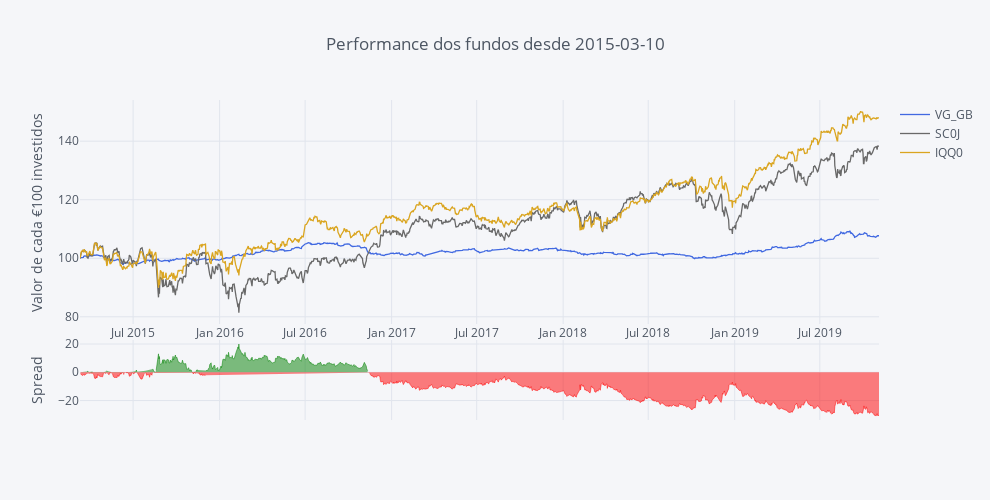

Source (notebook cell):
### Markdown cell above
**Dica:** A interactividade dos gráficos da plotly permite:

    . Zoom (mantenham o clique e arrastem o cursor em simultâneo, em cima do gráfico);
    . Tem uma lista de opções que aparece se forem com o cursor ao canto superior direito;
    . Façam duplo clique no gráfico ou seleccionem a opção Autoscale/Reset Axes para voltar ao normal;
    . Alterem a opção de 'Compare data on hoover' para 'Show closest data on hoover' se vos for mais conveniente;
    . Se clicarem num nome na legenda esse fundo desaparece (clicando de novo ele volta a apetecer).

### Code cell
# Making Color Palette
Palette = ['rgb(255, 153, 51)',     # 1 - orange
            'royalblue',            # 2 - Royalblue
            '#708090',              # 3 - Grey
            'rgb(128, 0, 128)',     # 4 - Indigo
            'rgb(219, 64, 82)',     # 5 - Red
            'rgb(0, 128, 128)',     # 6 - Teal
            '#191970',              # 7 - Navy
            'rgb(128, 128, 0)',     # 8 - Olive
            '#00BFFF',              # 9 - Water Blue
            'rgb(128, 177, 211)']   # 10 - 

fundos.iplot(title='Performance dos fundos desde ' + Begin, yTitle='Valor de cada €100 investidos', color=['royalblue', 'dimgrey', 'goldenrod'], kind='spread', dimensions=dimensions)

### Figure 1 — Plotly figure (JSON) as saved in the notebook; plotly's stock layout.template omitted (floating-point values rounded to 4 significant figures; data arrays with more than 128 entries replaced by an {"elided": "..."} marker saying what was removed)
{"data": [{"line": {"color": "rgba(65, 105, 225, 1.0)", "dash": "solid", "shape": "linear", "width": 1.3}, "mode": "lines", "name": "VG_GB", "text": "", "type": "scatter", "uid": "dc23d87c-ece0-4ffa-a170-020cf9675736", "x": {"elided": "1216 str values"}, "y": {"elided": "1216 float values"}}, {"line": {"color": "rgba(105, 105, 105, 1.0)", "dash": "solid", "shape": "linear", "width": 1.3}, "mode": "lines", "name": "SC0J", "text": "", "type": "scatter", "uid": "cf0826ec-de9c-435d-b2ba-1170436b430c", "x": {"elided": "1216 str values"}, "y": {"elided": "1216 float values"}}, {"line": {"color": "rgba(218, 165, 32, 1.0)", "dash": "solid", "shape": "linear", "width": 1.3}, "mode": "lines", "name": "IQQ0", "text": "", "type": "scatter", "uid": "0aad74b5-78fb-4fbe-a314-c11b883dae3f", "x": {"elided": "1216 str values"}, "y": {"elided": "1216 float values"}}, {"connectgaps": false, "fill": "tozeroy", "line": {"color": "green", "dash": "solid", "shape": "linear", "width": 0.5}, "mode": "lines", "name": "Spread", "showlegend": false, "type": "scatter", "uid": "a41aa19e-6817-4f79-a326-64656b1c07ae", "x": {"elided": "1216 str values"}, "xaxis": "x2", "y": {"elided": "1216 mixed values"}, "yaxis": "y2"}, {"connectgaps": false, "fill": "tozeroy", "line": {"color": "red", "dash": "solid", "shape": "linear", "width": 0.5}, "mode": "lines", "name": "Spread", "showlegend": false, "type": "scatter", "uid": "7c2a5f4c-ff0e-432b-bcee-dfdb28226e52", "x": {"elided": "1216 str values"}, "xaxis": "x2", "y": {"elided": "1216 mixed values"}, "yaxis": "y2"}], "layout": {"height": 500, "hovermode": "x", "legend": {"bgcolor": "#F5F6F9", "font": {"color": "#4D5663"}}, "paper_bgcolor": "#F5F6F9", "plot_bgcolor": "#F5F6F9", "title": {"font": {"color": "#4D5663"}, "text": "Performance dos fundos desde 2015-03-10"}, "width": 990, "xaxis": {"autorange": true, "gridcolor": "#E1E5ED", "range": ["2015-03-10", "2019-11-04"], "showgrid": true, "tickfont": {"color": "#4D5663"}, "title": {"font": {"color": "#4D5663"}, "text": ""}, "type": "date", "zerolinecolor": "#E1E5ED"}, "xaxis2": {"anchor": "y2", "autorange": true, "gridcolor": "#E1E5ED", "range": ["2015-03-10", "2019-11-04"], "showgrid": true, "showticklabels": false, "tickfont": {"color": "#4D5663"}, "title": {"font": {"color": "#4D5663"}, "text": ""}, "type": "date", "zerolinecolor": "#E1E5ED"}, "yaxis": {"autorange": true, "domain": [0.3, 1], "gridcolor": "#E1E5ED", "range": [77.54, 154.1], "showgrid": true, "tickfont": {"color": "#4D5663"}, "title": {"font": {"color": "#4D5663"}, "text": "Valor de cada €100 investidos"}, "type": "linear", "zerolinecolor": "#E1E5ED"}, "yaxis2": {"autorange": true, "domain": [0, 0.25], "gridcolor": "#E1E5ED", "range": [-33.78, 22.83], "showgrid": true, "tickfont": {"color": "#4D5663"}, "title": {"font": {"color": "#4D5663"}, "text": "Spread"}, "type": "linear", "zerolinecolor": "#E1E5ED"}}}
